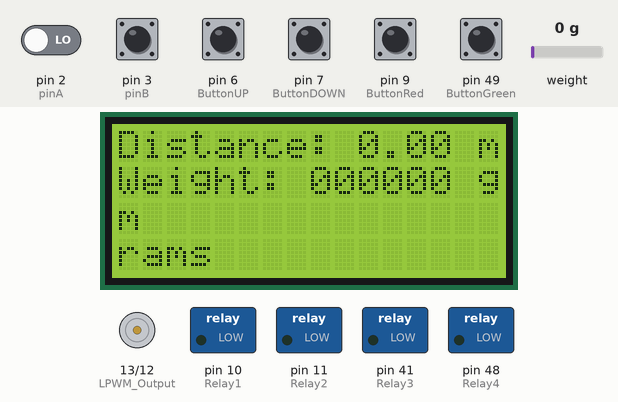
This sketch was run on a simulated Arduino Mega 2560, built with avr-gcc and run on an emulated ATmega2560. Parts: 16×4 character LCD, motor-driver pin pairs drawn as motors (green arrow = first pin HIGH = forward, orange = second pin HIGH = backward, longer = more drive), switched loads named in the sketch (green lamp = pin HIGH). The test bench sets the inputs (shaded band); at power-on: pin 3 (pinB), pin 6 (ButtonUP), pin 7 (ButtonDOWN), pin 9 (ButtonRed), pin 49 (ButtonGreen) HIGH, pin 2 (pinA) LOW, weight on the scale 0 g. Storage starts empty.

Above: at 2.2 s.
2.3 s: pin 49 (ButtonGreen) pulled LOW for 0.2 s
At 3.2 s:
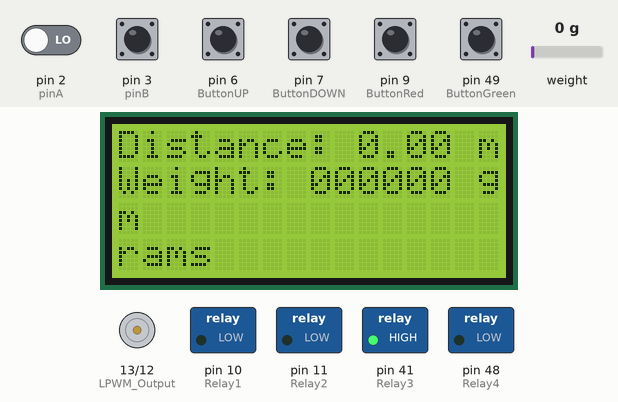
At 4.3 s:
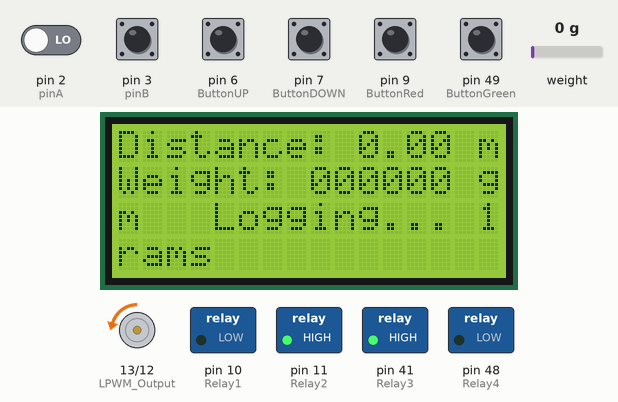
5.5 s: pin 9 (ButtonRed) pulled LOW for 0.2 s
At 7.1 s:
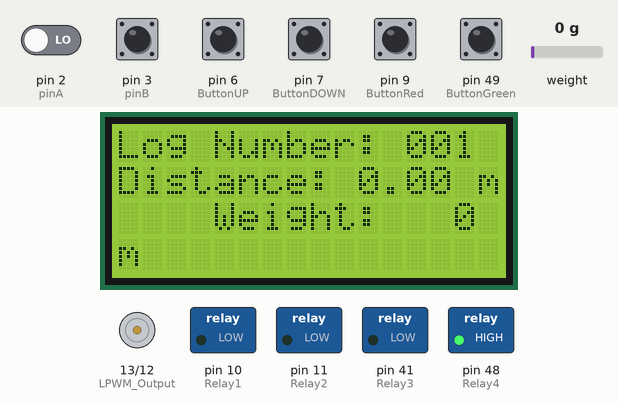
Timing chart, 0 to 8.6 s (numbered marks = the images above; inputs shaded):
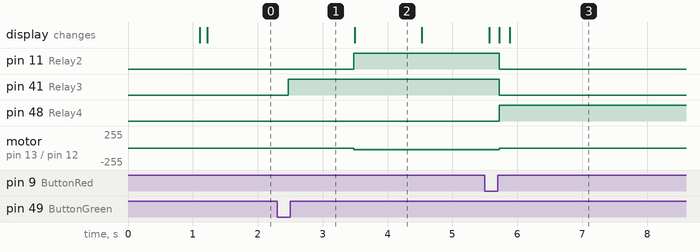

Measured:
- after the input at 2.3 s, pin 11 (Relay2): LOW → HIGH after 1.2 s; pin 41 (Relay3): LOW → HIGH after 0.17 s; motor on pin 13 (LPWM_Output) / pin 12 (RPWM_Output): stopped → backward 25/255 after 1.2 s
- after the input at 5.5 s, pin 11 (Relay2), pin 41 (Relay3): HIGH → LOW after 0.22 s; pin 48 (Relay4): LOW → HIGH after 0.22 s; motor on pin 13 (LPWM_Output) / pin 12 (RPWM_Output): backward 25/255 → stopped after 0.22 s; the display: first differs from a run without the input after 0.22 s (image 3 shows a later state)
- what the display in image 2 shows lasts 1.0 s, from 3.5 s to 4.5 s

The sketch:

Main.ino
```cpp
const int ButtonUP = 6;
const int ButtonDOWN = 7;
const int ButtonGreen = 49;
const int ButtonRed = 9;

const int Relay1 = 10;
const int Relay2 = 11;
const int Relay3 = 41;
const int Relay4 = 48;

int RPWM_Output = 12;
int LPWM_Output = 13;

bool pushed_up = true;
bool pushed_down = true;
bool pushed_green = true;
bool pushed_red = true;

#include <SD.h>
#include "HX711.h"
#define DOUT  4
#define CLK  5

HX711 scale;

float calibration_factor = -9970;

#define pinA 2  // Interrupt pin 0 (INT0)
#define pinB 3 // Interrupt pin 1 (INT1)
#define pinR 8  // Digital pin for reference pulse

#include <LCD_I2C.h>

LCD_I2C lcd(0x27, 16, 4); // Default address of most PCF8574 modules, change according

volatile long position = 0;  // Track the position
volatile bool direction = true; // True for forward, false for backward
volatile bool referenceHit = false; // To detect the reference pulse

// Store the previous state of A and B
volatile bool lastA = LOW;
volatile bool lastB = LOW;

// Conversion factor based on the given range
const float conversionFactor = 250.0 / 27500.0;

float max_position = 0.0;
int max_weight = 0;

const int chipSelect = 53;
File myFile;

//double logArray[2][200];
char filename[] = "LOG-001.csv";
int logStartTime = 0;
bool isLogging = false;
int motorSpeed = 10;

void setup (void) {
  //Serial.begin(9600);  // Used when debugging

  pinMode (ButtonUP, INPUT_PULLUP);
  pinMode (ButtonDOWN, INPUT_PULLUP);
  pinMode (ButtonGreen, INPUT_PULLUP);
  pinMode (ButtonRed, INPUT_PULLUP);

  pinMode(Relay1, OUTPUT);
  pinMode(Relay2, OUTPUT);
  pinMode(Relay3, OUTPUT);
  pinMode(Relay4, OUTPUT);

  pinMode(RPWM_Output, OUTPUT);
  pinMode(LPWM_Output, OUTPUT);

  digitalWrite(Relay1, LOW);
  digitalWrite(Relay2, LOW);
  digitalWrite(Relay3, LOW);
  digitalWrite(Relay4, LOW);

  lcd.begin(); // If you are using more I2C devices using the Wire library use lcd.begin(false)
  lcd.backlight();

  pinMode(pinA, INPUT);
  pinMode(pinB, INPUT);
  pinMode(pinR, INPUT_PULLUP); // Assuming active low reference signal

  lastA = digitalRead(pinA);
  lastB = digitalRead(pinB);

  attachInterrupt(digitalPinToInterrupt(pinA), readQuadrature, CHANGE);
  attachInterrupt(digitalPinToInterrupt(pinB), readQuadrature, CHANGE);
  attachInterrupt(digitalPinToInterrupt(pinR), referencePulse, FALLING);

  scale.begin(DOUT, CLK);
  scale.tare(); //Reset the scale to 0
  scale.set_scale(calibration_factor); //Adjust to this calibration factor
}

void loop (void) {
  if (!SD.begin(chipSelect)) {
    lcd.clear();
    lcd.setCursor(0, 0);
    lcd.print("SD Card Not Detected");
    delay(3000);
    lcd.clear();
  } else {
    // Convert the position to millimeters
    float positionMM = position * conversionFactor;

    bool prev_up = pushed_up;
    bool prev_down = pushed_down;
    bool prev_green = pushed_green;
    bool prev_red = pushed_red;

    pushed_up = digitalRead (ButtonUP) == LOW;
    pushed_down = digitalRead (ButtonDOWN) == LOW;
    pushed_green = digitalRead (ButtonGreen) == LOW;
    pushed_red = digitalRead (ButtonRed) == LOW;

    // Print Distance on LCD
    lcd.setCursor(0, 0);
    lcd.print("Distance:");
    lcd.setCursor(10, 0);
    lcd.print(positionMM);
    lcd.print(" mm");

    // Print Weight on LCD
    lcd.setCursor(0, 1);
    lcd.print("Weight:");
    lcd.setCursor(8, 1);
    int currentWeight = (scale.get_units() / 0.00220462);

    // Disable negative weights (Makes output hard to read)
    if(currentWeight < 0) {
      lcd.print("000000");
    } else {
      if (currentWeight<10000) lcd.print('0');
      if (currentWeight<10000) lcd.print('0');
      if (currentWeight<1000) lcd.print('0');
      if (currentWeight<100) lcd.print('0');
      if (currentWeight<10) lcd.print('0');
      lcd.print(currentWeight);
    }
    lcd.setCursor(15, 1);
    lcd.print("grams");

    // Up button pushed
    if (prev_up != pushed_up) {
      if (pushed_up && pushed_down) {
        lcd.clear();
        double startTime = millis();
        lcd.setCursor(0,0);
        lcd.print("Motor Speed: "+String(motorSpeed)+"%");
        analogWrite(LPWM_Output, 0);
        analogWrite(RPWM_Output, 0);

        digitalWrite(Relay1, HIGH);
        digitalWrite(Relay2, HIGH);
        delay(750);
        while (startTime+3000 > millis()) {
          if (digitalRead (ButtonUP) == LOW) {
            if(motorSpeed<100) {
              motorSpeed += 5;
              delay(300);
              startTime = millis();
              lcd.clear();
            }
          }
          if (digitalRead (ButtonDOWN) == LOW) {
            if(motorSpeed>10) {
              motorSpeed -= 5;
              delay(300);
              startTime = millis();
              lcd.clear();
            }
          }
          lcd.setCursor(0,0);
          lcd.print("Motor Speed: "+String(motorSpeed)+"%");
        }
        lcd.clear();
        digitalWrite(Relay1, LOW);
        digitalWrite(Relay2, LOW);
      }

      if (pushed_up && !pushed_down) { // Prevents multiple button pushed
        digitalWrite(Relay1, HIGH);
        analogWrite(RPWM_Output, 0);
        analogWrite(LPWM_Output, (motorSpeed*2.55));
      }
      else {
        digitalWrite(Relay1, LOW);
        analogWrite(LPWM_Output, 0);
      }
    }

    // Down button pushed
    if (prev_down != pushed_down) {
      if (pushed_down && !pushed_up) {  // Prevents multiple button pushed
          digitalWrite(Relay2, HIGH);
          analogWrite(LPWM_Output, 0);
          analogWrite(RPWM_Output, (motorSpeed*2.55));
      }
      else {
          digitalWrite(Relay2, LOW);
          analogWrite(RPWM_Output, 0);
      }
    }

    // Green button pushed
    if (prev_green != pushed_green) {
      if (pushed_green) {
        digitalWrite(Relay4, LOW); // turn off Red light
        digitalWrite(Relay3, HIGH);// turn on Green light

        newFile();
        isLogging = true;
        scale.tare();
        max_position = 0.0;
        max_weight = 0;
        position = 0;
        positionMM = 0;

        digitalWrite(Relay2, HIGH);// Turn on Motor Down light
        analogWrite(LPWM_Output, 0);
        analogWrite(RPWM_Output, (motorSpeed*2.55));
      }
    }

    // Red button pushed
    if (prev_red != pushed_red) {
      if (pushed_red) {
        if(isLogging) {
          digitalWrite(Relay2, LOW); // turn motor light off
          analogWrite(LPWM_Output, 0);
          analogWrite(RPWM_Output, 0);
          endLog();
        }
        position = 0;
        scale.tare();
        digitalWrite(Relay4, HIGH); // Turn on Red Light
        delay(1000);
        digitalWrite(Relay4, LOW); // Turn off Red light
      }
    }

    if (currentWeight >= max_weight) {
      max_weight = currentWeight;
    }

    if (positionMM >= max_position) {
      max_position = positionMM;
    }

    int logTime = millis()-logStartTime;
    double logPosition = positionMM;
    double logWeight = currentWeight;

    // Display if currently logging data
    if(isLogging) {
      logData(String(logTime),String(logPosition),String(logWeight));

      lcd.setCursor(0,2);
      lcd.print("Logging... "+String(logTime/1000)+" Sec");

      if( (currentWeight*1.25+500) < max_weight) {
        digitalWrite(Relay2, LOW);
        analogWrite(RPWM_Output, 0);

        isLogging = false;
        endLog();
        delay(5);
        digitalWrite(Relay4, LOW);
      }
    }
  }
}

void readQuadrature() {
  bool currentA = digitalRead(pinA);
  bool currentB = digitalRead(pinB);

  if (currentA != lastA || currentB != lastB) {
    // Determine direction based on the change in A and B states
    if (lastA == LOW && currentA == HIGH) {
      if (currentB == LOW) {
        position++;
      } else {
        position--;
      }
    } else if (lastA == HIGH && currentA == LOW) {
      if (currentB == HIGH) {
        position++;
      } else {
        position--;
      }
    }

    lastA = currentA;
    lastB = currentB;
  }
}

void endLog() {
  digitalWrite(Relay3, LOW);
  digitalWrite(Relay4, HIGH);
  lcd.clear();

  int logTime = millis()-logStartTime;
  double logPosition = position * conversionFactor;
  double logWeight = scale.get_units();

  lcd.setCursor(0, 0);
  lcd.print("Log Number: "+String(filename[4])+String(filename[5])+String(filename[6]));

  // Print max distance to LCD
  lcd.setCursor(0, 1);
  lcd.print("Distance:");
  lcd.setCursor(10, 1);
  lcd.print(max_position);
  lcd.print(" mm");

  // Print max weight to LCD
  lcd.setCursor(0, 2);
  lcd.print("Weight:");
  lcd.setCursor(10, 2);
  lcd.print(max_weight);
  lcd.print(" grams");

  // Last log entry
  logData(String(logTime),String(logPosition),String(logWeight));
  endLogging();

  delay(15000);
  lcd.clear();

  isLogging=false;
}

// Declare lastFileIndex globally
uint16_t lastFileIndex = 1; // Store the last used file index globally

// Buffer to hold data before writing to SD
#define BUFFER_SIZE 512  // Adjust buffer size as needed
char dataBuffer[BUFFER_SIZE];
uint16_t bufferIndex = 0;

void newFile() {
  for (uint16_t i = lastFileIndex; i < 1000; i++) {
    filename[4] = i / 100 + '0';       // Hundreds place
    filename[5] = (i / 10) % 10 + '0'; // Tens place
    filename[6] = i % 10 + '0';        // Units place

    if (!SD.exists(filename)) {
      myFile = SD.open(filename, FILE_WRITE);
      if (myFile) {
        logStartTime = millis();
        lastFileIndex = i + 1;  // Update last used index

        // Initialize file header
        addToBuffer("Log Number:," + String(filename[4]) + String(filename[5]) + String(filename[6]) + "\n");
        addToBuffer("Motor Power:,"+String(motorSpeed)+"%\n");
        addToBuffer("Time(ms),Position(mm),Weight(grams)\n");
        break;  // Leave the loop
      }
    }
  }
}

// Function to add data to the buffer
void addToBuffer(String data) {
  for (size_t i = 0; i < data.length(); i++) {
    if (bufferIndex < BUFFER_SIZE - 1) {
      dataBuffer[bufferIndex++] = data[i];
    } else {
      flushBuffer();  // Flush buffer when full
      dataBuffer[bufferIndex++] = data[i];
    }
  }
}

// Function to write the buffer to the SD card
void flushBuffer() {
  if (bufferIndex > 0) {
    dataBuffer[bufferIndex] = '\0';  // Null-terminate the buffer
    myFile.write(dataBuffer, bufferIndex);
    myFile.flush();  // Ensure data is written to the card
    bufferIndex = 0;  // Reset the buffer index
  }
}

// Call this function to add data to the buffer during logging
void logData(String time, String position, String weight) {
  addToBuffer(time + "," + position + "," + weight + "\n");
}

// Ensure the buffer is flushed when done
void endLogging() {
  flushBuffer();
  if (myFile) {
    myFile.close();  // Close the file
  }
}

void referencePulse() {
  referenceHit = true;
}
```
